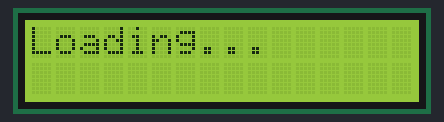
Recording of a sketch running on a simulated Arduino Uno, built with avr-gcc and run on an emulated ATmega328P. Shown: 16×2 character LCD.

Above: at 0.1 s.
At 1.43 s:
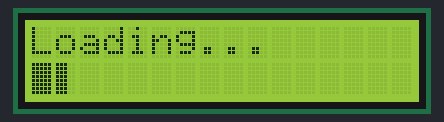
At 2.13 s:
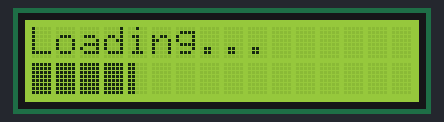
At 2.84 s:
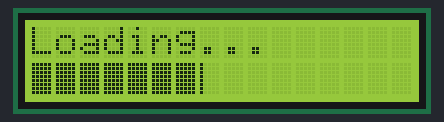
At 4.14 s:
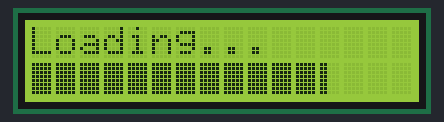
At 5.55 s:
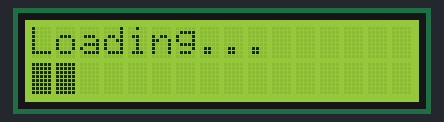

The sketch:

progressBar.ino
```cpp
#include <LiquidCrystal.h>


LiquidCrystal lcd(2, 3, 4, 5, 6, 7);

int tim = 0;


byte p20[8] = {
  B10000,
  B10000,
  B10000,
  B10000,
  B10000,
  B10000,
  B10000,
  B10000,
  };

byte p40[] = {
  B11000,
  B11000,
  B11000,
  B11000,
  B11000,
  B11000,
  B11000,
  B11000,
  };

byte p60[] = {
  B11100,
  B11100,
  B11100,
  B11100,
  B11100,
  B11100,
  B11100,
  B11100,
  };

byte p80[] = {
  B11110,
  B11110,
  B11110,
  B11110,
  B11110,
  B11110,
  B11110,
  B11110,
  };

byte p100[] = {
  B11111,
  B11111,
  B11111,
  B11111,
  B11111,
  B11111,
  B11111,
  B11111,
};


void setup() {
  // put your setup code here, to run once:
  lcd.begin(16, 2);
  lcd.print("Loading...");
  delay(1000);

  lcd.createChar(0, p20);
  lcd.createChar(1, p40);
  lcd.createChar(2, p60);
  lcd.createChar(3, p80);
  lcd.createChar(4, p100);

}

void loop() {
  // put your main code here, to run repeatedly:
  lcd.setCursor(0, 1);
  lcd.print("                ");

  for (int i=0; i<16; i++) {

    for (int j=0; j<5; j++) {
      lcd.setCursor(i, 1);
      lcd.write(j);

      delay(50);
    }
  }
}
```

Measured:
- by itself, everything shown: repeats every 4.0 s, in 80 steps
